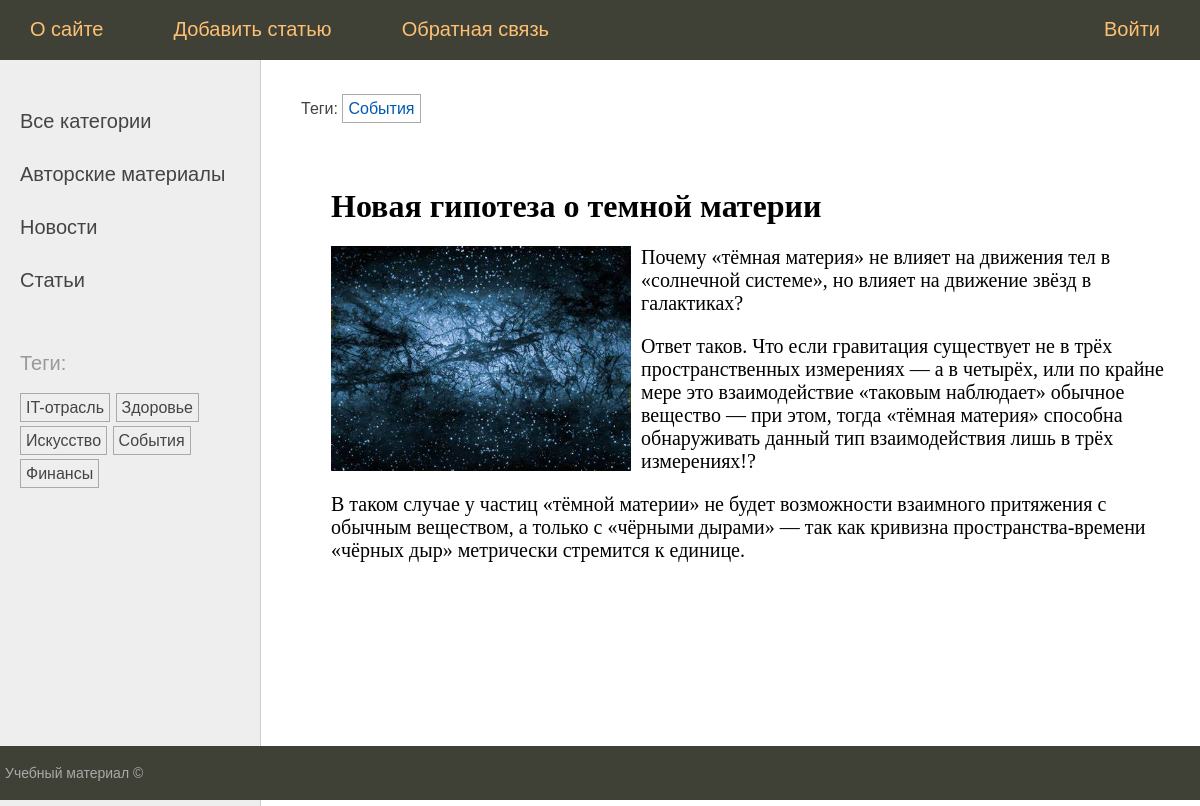
/post/black_materia/, run on the app's committed database.
### news/models.py (models this page shows, shortened)
class Category(models.Model):
    name = models.CharField(max_length=100, db_index=True, verbose_name="Категория")
    slug = models.SlugField(max_length=255, unique=True, db_index=True)
    class Meta:
        verbose_name = 'Категория'
        verbose_name_plural = 'Категории'
    def get_absolute_url(self):
        return reverse('category', kwargs={'cat_slug': self.slug})

class TagPost(models.Model):
    tag = models.CharField(max_length=100, db_index=True)
    slug = models.SlugField(max_length=255, db_index=True)
    def get_absolute_url(self):
        return reverse('tag', kwargs={'tag_slug': self.slug})

class News(models.Model):
    class Status(models.IntegerChoices):
        DRAFT = 0, 'Черновик'
        PUBLISHED = 1, 'Опубликовано'
    title = models.CharField(max_length=255, verbose_name='Заголовок')
    slug = models.SlugField(max_length=255, db_index=True, unique=True, validators=[
        MinLengthValidator(5),
        MaxLengthValidator(100),
    ])
    photo = models.ImageField(upload_to="photos/%Y/%m/%d/", default=None, blank=True, null=True, verbose_name="Фото")
    content = models.TextField(blank=True, verbose_name='Текст статьи')
    time_create = models.DateTimeField(auto_now_add=True, verbose_name='Время создания')
    time_update = models.DateTimeField(auto_now=True, verbose_name='Время изменения')
    is_published = models.BooleanField(choices=tuple(map(lambda x: (bool(x[0]), x[1]), Status.choices)),
                                       default=Status.DRAFT, verbose_name="Статус")
    cat = models.ForeignKey('Category', on_delete=models.PROTECT, related_name='posts', verbose_name='Категория')
    tags = models.ManyToManyField('TagPost', blank=True, related_name='tags', verbose_name='Тег')
    author = models.OneToOneField('Author', on_delete=models.SET_NULL, null=True,
                                  blank=True, related_name='wuman', verbose_name='Автор')                                                                                                                    #-- related_name='tags' чтобы мы могли через ТЭГи получать список статей\новостей, которые связаны с этим тэгом.
    published = PublisherManager()
    objects = models.Manager()
    def __str__(self):
        return self.title
    class Meta:
        verbose_name = 'Авторские материалы'
        verbose_name_plural = 'Авторские материалы'
        ordering = ['-time_create']
        indexes = [
            models.Index(fields=['-time_create'])
        ]

### news/views.py (the view)
# urls.py: path('post/<slug:post_slug>/', views.ShowPost.as_view(), name='post'),
class ShowPost(DataMixin, DetailView):
    template_name = 'news/post.html'
    slug_url_kwarg = 'post_slug'
    context_object_name = 'post'
    def get_context_data(self, **kwargs):
        context = super().get_context_data(**kwargs)
        return self.get_mixin_context(context, title=context['post'])
    def get_object(self, queryset=None):
        return get_object_or_404(News.published, slug=self.kwargs[self.slug_url_kwarg])

### news/models.py (called while the page is built)
    def get_queryset(self):
        return super().get_queryset().filter(is_published=News.Status.PUBLISHED)

### news/templatetags/news_tags.py (called while the page is built)
@register.inclusion_tag('news/list_categories.html')   #-- В качестве аргумента указываем путь к шаблону,
def show_categories(cat_selected=0):
    cats = Category.objects.annotate(total=Count("posts")).filter(total__gt=0)    #-- До #27 Отображения постов по рубрикам: cats = views.cats_db. | #35 Часть данной строки, а именно: annotate(total=Count("posts")).filter(total__gt=0) выводит только те РУБРИКИ, КОТОРЫЕ ЗАПОЛНЕНЫ МАТЕРИАЛОМ.
    return {'cats': cats, 'cat_selected': cat_selected}

@register.inclusion_tag('news/list_tags.html')
def show_all_tags():
    return {"tags": TagPost.objects.annotate(total=Count("tags")).filter(total__gt=0)}    #-- Часть данной строки, а именно: annotate(total=Count("tags")).filter(total__gt=0)} выводит только те ТЕГИ, К КОТОРЫМ ЧТО-ТО ПРИКРЕПЛЕНО.

### news/utils.py (called while the page is built)
    def get_mixin_context(self, context, **kwargs):
        if self.title_page:
            context['title'] = self.title_page
        context['menu'] = menu
        context['cat_selected'] = None
        context.update(kwargs)
        return context

### news/templates/news/post.html
{% extends 'default.html' %}
{% block breadcrumbs %}
{% with post.tags.all as tags %}
{% if tags %}
<ul class="tags-list">
    <li>Теги:</li>
    {% for t in tags %}
    <li><a href="{{t.get_absolute_url}}">{{t.tag}}</a></li>
    {% endfor %}
</ul>
{% endif %}
{% endwith %}
{% endblock %}
{% block content %}
<h1>{{post.title}}</h1>
{% if post.photo %}
<p><img class="img-article-left" src="{{post.photo.url}}"></p>
{% endif %}
{{post.content|linebreaks}}
{% endblock %}

### news/templates/news/list_categories.html
{% for cat in cats %}
{% if cat.id == cat_selected %}
<li class="selected">{{cat.name}}</li>
{% else %}
<li><a href="{{ cat.get_absolute_url }}">{{cat.name}}</a></li>
{% endif %}
{% endfor %}

### news/templates/news/list_tags.html
{% if tags %}
    Теги:</p>
    <ul class="tags-list">
        {% for t in tags %}
        <li><a href="{{t.get_absolute_url}}">{{t.tag}}</a></li>
        {% endfor %}
    </ul>
{% endif %}

### news/static/news/css/styles.css (style rules this page uses)
html, body { font-family: 'Arial'; margin: 0; padding: 0; height: 100%; width: 100%; color: #444; }
a { color: #0059b2; text-decoration: none; }
img { max-width: 600px; height: auto; }
img.img-article-left { max-width: 300px; height: auto; float: left; padding: 0 10px 10px 0; }
.left-chapters ul { width: 230px; margin: 0; padding: 20px 10px 10px 20px; list-style: none; font-size: 20px; }
.left-chapters ul li { margin: 30px 0 0 0; color: #999; }
.left-chapters ul li a { color: #444; text-decoration: none; }
ul.tags-list { width: 100%; margin: 0; padding: 0; list-style: none; }
ul.tags-list li { margin: 0; padding: 0 0 10px; display: inline-block; }
ul.tags-list li a { padding: 5px; font-size: 16px; border: 1px solid #aaa; }
.content-text h1 { font-size: 32px; }

### data on the page
Category: name "Авторские материалы"
Category: name "Новости"
Category: name "Статьи"
TagPost: tag "IT-отрасль"
TagPost: tag "Здоровье"
TagPost: tag "Искусство"
TagPost: tag "События"
TagPost: tag "Финансы"
News: title "Новая гипотеза о темной материи", photo (picture), content "Почему «тёмная материя» не влияет на движения тел в «солнечной системе», но влияет на движение звёзд в галактиках? Ответ таков. Что если гравитация существует не в трёх пространственных измерениях — а в четырёх, или по крайне мере это взаимодействие «таковым наблюдает» обычное вещество — при этом, тогда «тёмная материя» способна обнаруживать данный тип взаимодействия лишь в трёх измерениях!? В таком случае у частиц «тёмной материи» не будет возможности взаимного притяжения с обычным веществом, а только с «чёрными дырами» — так как кривизна пространства-времени «чёрных дыр» метрически стремится к единице."

### other printed values
{{ m.title }} "О сайте" "Добавить статью" "Обратная связь" "Войти"
